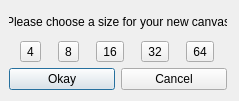
<?xml version="1.0" encoding="UTF-8"?>
<ui version="4.0">
 <class>ScaleCanvas</class>
 <widget class="QDialog" name="ScaleCanvas">
  <property name="geometry">
   <rect>
    <x>0</x>
    <y>0</y>
    <width>239</width>
    <height>101</height>
   </rect>
  </property>
  <property name="windowTitle">
   <string>Dialog</string>
  </property>
  <widget class="QWidget" name="layoutWidget">
   <property name="geometry">
    <rect>
     <x>9</x>
     <y>9</y>
     <width>218</width>
     <height>81</height>
    </rect>
   </property>
   <layout class="QVBoxLayout" name="verticalLayout">
    <item>
     <widget class="QLabel" name="label">
      <property name="maximumSize">
       <size>
        <width>382</width>
        <height>90</height>
       </size>
      </property>
      <property name="text">
       <string>Please choose a size for your new canvas</string>
      </property>
      <property name="alignment">
       <set>Qt::AlignCenter</set>
      </property>
     </widget>
    </item>
    <item>
     <layout class="QHBoxLayout" name="horizontalLayout">
      <item>
       <widget class="QToolButton" name="fourxbutton">
        <property name="text">
         <string>4</string>
        </property>
       </widget>
      </item>
      <item>
       <widget class="QToolButton" name="eightxbutton">
        <property name="text">
         <string>8</string>
        </property>
       </widget>
      </item>
      <item>
       <widget class="QToolButton" name="sixteenxbutton">
        <property name="text">
         <string>16</string>
        </property>
       </widget>
      </item>
      <item>
       <widget class="QToolButton" name="thirtytwoxbutton">
        <property name="text">
         <string>32</string>
        </property>
       </widget>
      </item>
      <item>
       <widget class="QToolButton" name="sixtyfourxbutton">
        <property name="text">
         <string>64</string>
        </property>
       </widget>
      </item>
     </layout>
    </item>
    <item>
     <layout class="QHBoxLayout" name="horizontalLayout_2">
      <item>
       <widget class="QPushButton" name="okayButton">
        <property name="text">
         <string>Okay</string>
        </property>
       </widget>
      </item>
      <item>
       <widget class="QPushButton" name="cancelButton">
        <property name="text">
         <string>Cancel</string>
        </property>
       </widget>
      </item>
     </layout>
    </item>
   </layout>
  </widget>
 </widget>
 <resources/>
 <connections/>
</ui>
